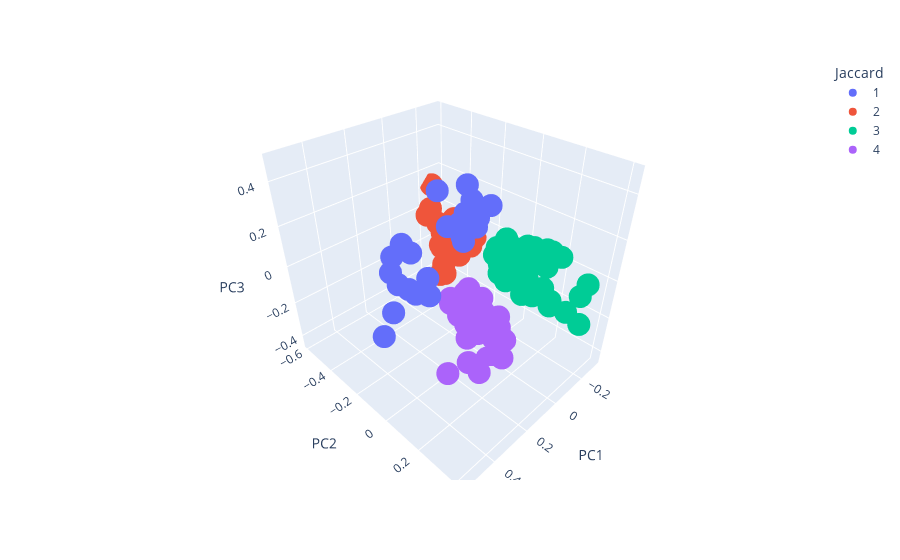

Source (notebook cell):
### Markdown cell above
#### Kmeans Jaccard Clusters

### Code cell
jac_dist_epi2 = px.scatter_3d(jac_dist_epi2, x = 'PC1', y = 'PC2', z = 'PC3', color = 'Jaccard',
                             category_orders = {'Jaccard': [1, 2, 3, 4]})
jac_dist_epi2.show()
